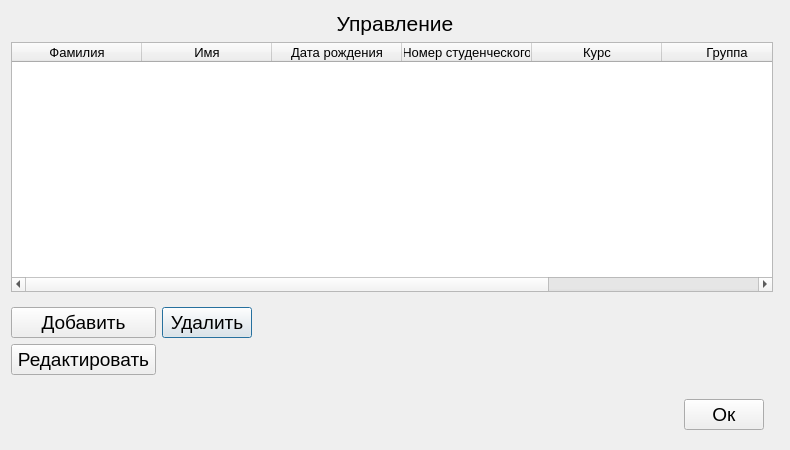
<?xml version="1.0" encoding="UTF-8"?>
<ui version="4.0">
 <class>ManageStudents</class>
 <widget class="QDialog" name="ManageStudents">
  <property name="geometry">
   <rect>
    <x>0</x>
    <y>0</y>
    <width>790</width>
    <height>450</height>
   </rect>
  </property>
  <property name="windowTitle">
   <string>Dialog</string>
  </property>
  <layout class="QGridLayout" name="gridLayout">
   <item row="2" column="0">
    <layout class="QGridLayout" name="gridLayout_2">
     <property name="topMargin">
      <number>9</number>
     </property>
     <property name="rightMargin">
      <number>9</number>
     </property>
     <property name="bottomMargin">
      <number>9</number>
     </property>
     <item row="0" column="1">
      <widget class="QPushButton" name="del">
       <property name="minimumSize">
        <size>
         <width>90</width>
         <height>0</height>
        </size>
       </property>
       <property name="font">
        <font>
         <pointsize>14</pointsize>
        </font>
       </property>
       <property name="text">
        <string>Удалить</string>
       </property>
      </widget>
     </item>
     <item row="1" column="0">
      <widget class="QPushButton" name="edit">
       <property name="minimumSize">
        <size>
         <width>145</width>
         <height>0</height>
        </size>
       </property>
       <property name="font">
        <font>
         <pointsize>14</pointsize>
        </font>
       </property>
       <property name="text">
        <string>Редактировать</string>
       </property>
      </widget>
     </item>
     <item row="0" column="2">
      <spacer name="horizontalSpacer">
       <property name="orientation">
        <enum>Qt::Horizontal</enum>
       </property>
       <property name="sizeHint" stdset="0">
        <size>
         <width>40</width>
         <height>20</height>
        </size>
       </property>
      </spacer>
     </item>
     <item row="0" column="0">
      <widget class="QPushButton" name="add">
       <property name="font">
        <font>
         <pointsize>14</pointsize>
        </font>
       </property>
       <property name="text">
        <string>Добавить</string>
       </property>
      </widget>
     </item>
    </layout>
   </item>
   <item row="0" column="0" colspan="2">
    <widget class="QLabel" name="label">
     <property name="font">
      <font>
       <pointsize>16</pointsize>
      </font>
     </property>
     <property name="text">
      <string>Управление</string>
     </property>
     <property name="alignment">
      <set>Qt::AlignCenter</set>
     </property>
    </widget>
   </item>
   <item row="3" column="0">
    <layout class="QHBoxLayout" name="horizontalLayout">
     <property name="topMargin">
      <number>9</number>
     </property>
     <property name="rightMargin">
      <number>9</number>
     </property>
     <property name="bottomMargin">
      <number>9</number>
     </property>
     <item>
      <spacer name="horizontalSpacer_2">
       <property name="orientation">
        <enum>Qt::Horizontal</enum>
       </property>
       <property name="sizeHint" stdset="0">
        <size>
         <width>40</width>
         <height>20</height>
        </size>
       </property>
      </spacer>
     </item>
     <item>
      <widget class="QPushButton" name="accept">
       <property name="font">
        <font>
         <pointsize>14</pointsize>
        </font>
       </property>
       <property name="text">
        <string>Ок</string>
       </property>
      </widget>
     </item>
    </layout>
   </item>
   <item row="1" column="0">
    <widget class="QTableWidget" name="Table">
     <property name="font">
      <font>
       <family>MS Shell Dlg 2</family>
       <pointsize>10</pointsize>
      </font>
     </property>
     <property name="editTriggers">
      <set>QAbstractItemView::NoEditTriggers</set>
     </property>
     <property name="selectionMode">
      <enum>QAbstractItemView::SingleSelection</enum>
     </property>
     <property name="selectionBehavior">
      <enum>QAbstractItemView::SelectRows</enum>
     </property>
     <attribute name="horizontalHeaderCascadingSectionResizes">
      <bool>false</bool>
     </attribute>
     <attribute name="horizontalHeaderMinimumSectionSize">
      <number>50</number>
     </attribute>
     <attribute name="horizontalHeaderDefaultSectionSize">
      <number>130</number>
     </attribute>
     <attribute name="horizontalHeaderShowSortIndicator" stdset="0">
      <bool>false</bool>
     </attribute>
     <attribute name="horizontalHeaderStretchLastSection">
      <bool>true</bool>
     </attribute>
     <column>
      <property name="text">
       <string>Фамилия</string>
      </property>
      <property name="textAlignment">
       <set>AlignCenter</set>
      </property>
     </column>
     <column>
      <property name="text">
       <string>Имя</string>
      </property>
      <property name="textAlignment">
       <set>AlignCenter</set>
      </property>
     </column>
     <column>
      <property name="text">
       <string>Дата рождения</string>
      </property>
      <property name="textAlignment">
       <set>AlignCenter</set>
      </property>
     </column>
     <column>
      <property name="text">
       <string>Номер студенческого</string>
      </property>
      <property name="textAlignment">
       <set>AlignCenter</set>
      </property>
     </column>
     <column>
      <property name="text">
       <string>Курс</string>
      </property>
      <property name="textAlignment">
       <set>AlignCenter</set>
      </property>
     </column>
     <column>
      <property name="text">
       <string>Группа</string>
      </property>
      <property name="textAlignment">
       <set>AlignCenter</set>
      </property>
     </column>
     <column>
      <property name="text">
       <string>Комната</string>
      </property>
      <property name="textAlignment">
       <set>AlignCenter</set>
      </property>
     </column>
    </widget>
   </item>
  </layout>
 </widget>
 <tabstops>
  <tabstop>accept</tabstop>
  <tabstop>add</tabstop>
  <tabstop>del</tabstop>
  <tabstop>edit</tabstop>
  <tabstop>Table</tabstop>
 </tabstops>
 <resources/>
 <connections>
  <connection>
   <sender>accept</sender>
   <signal>clicked()</signal>
   <receiver>ManageStudents</receiver>
   <slot>accept()</slot>
   <hints>
    <hint type="sourcelabel">
     <x>957</x>
     <y>474</y>
    </hint>
    <hint type="destinationlabel">
     <x>509</x>
     <y>253</y>
    </hint>
   </hints>
  </connection>
 </connections>
</ui>
